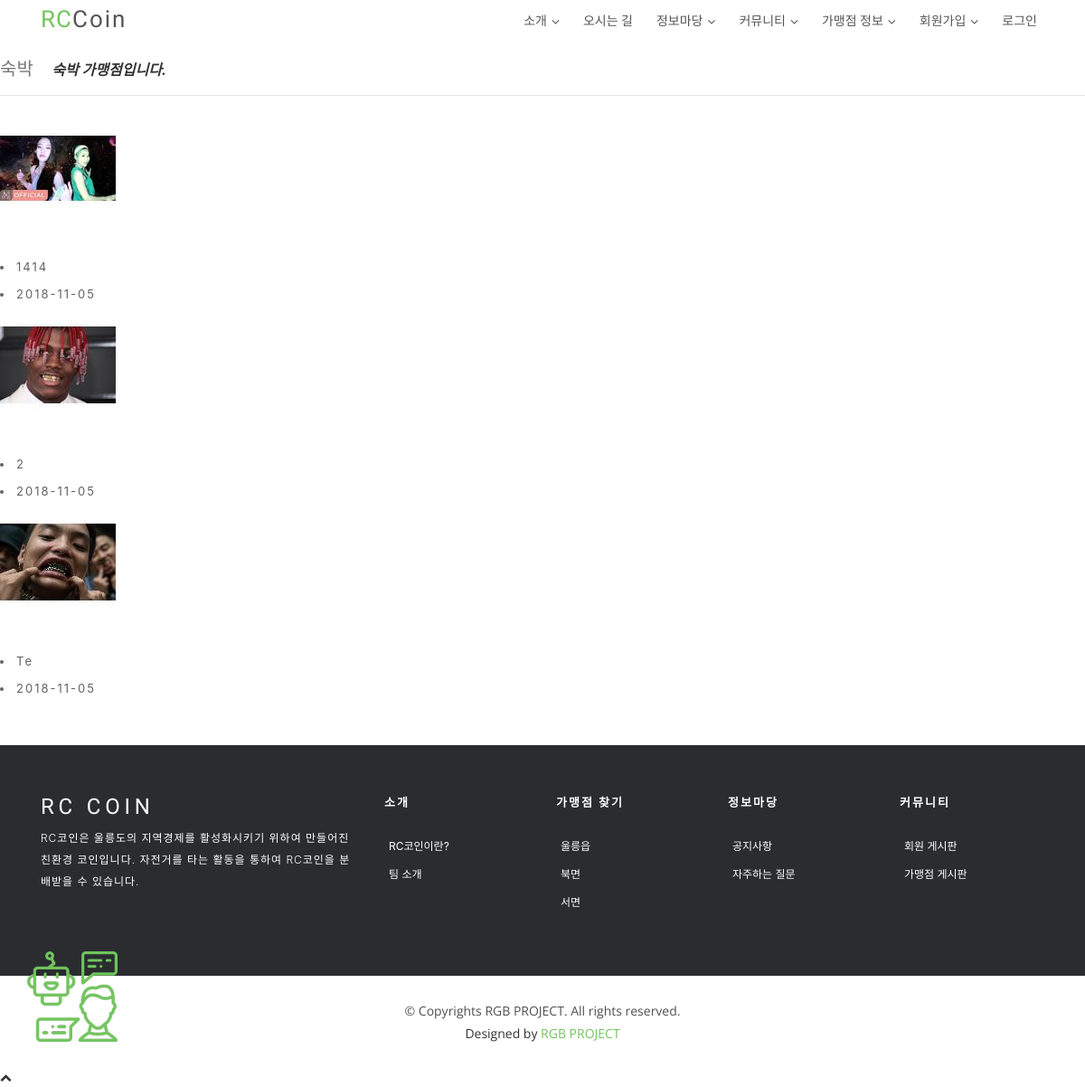
/photo/album/1/, run on the app's committed database.
### photo/models.py (models this page shows, shortened)
@python_2_unicode_compatible
class Album(models.Model):
    name = models.CharField(max_length=50)
    description = models.CharField('One Line Description', max_length=100, blank=True)
    class Meta:
        ordering = ['name']

@python_2_unicode_compatible
class Photo(models.Model):
    album = models.ForeignKey('Album', on_delete=models.CASCADE)
    title = models.CharField(max_length=50)
    image = ThumbnailImageField(upload_to='photo/%Y/%m')
    description = models.TextField('Photo Description', blank=True)
    upload_date = models.DateTimeField('Upload Date', auto_now_add=True)
    class Meta:
        ordering = ['title']
    def get_absolute_url(self):
        return reverse('photo:photo_detail', args=(self.id,))

### photo/views.py (the view)
# urls.py: url(r'^album/(?P<pk>\d+)/$', AlbumDV.as_view(), name='album_detail'),
class AlbumDV(DetailView):
    model = Album

### photo/fields.py (called while the page is built)
def _add_thumb(s):
    parts = s.split(".")
    parts.insert(-1, "thumb")
    if parts[-1].lower() not in ['jpeg','jpg']:
        parts[-1]='jpg'
    return ".".join(parts)

    def _get_thumb_url(self):
        return _add_thumb(self.url)

### photo/templates/photo/album_detail.html (shortened to what this page needs)
{% extends '../base.html' %}
{% load staticfiles %}
{% block content %}
{% block extrastyle %}{% static "photo/photo.css" %}{% endblock %}
<section id="hero">
<div id="content">
    <h2 style="display:inline">{{ object.name }}</h2>
    &emsp;<b><i>{{ object.description }}</i></b>
    <hr/>
    <div class="album-detail">
        {% for photo in object.photo_set.all %}
        <div class="album-detail-photo">
            <a href="{{ photo.get_absolute_url }}">
            <img class="thumbnail" src="{{ photo.image.thumb_url }}" />
            </a>
            <li>{{ photo.title }}</li>
            <li>{{ photo.upload_date|date:"Y-m-d" }}</li>
        </div>
        {% endfor %}
    </div>
</div>
</section>
{% endblock content %}

### static/css/style.css (style rules this page uses)
body { background-color: #fff; color: #333; }
h1, h2, h3, h4, h5, h6 { margin: 0; }
h2 { color: #000; font-weight: 600; }
a { letter-spacing: 2px; text-decoration: none; }
li { color: #626262; font-size: 13px; font-weight: 400; letter-spacing: 2px; line-height: 30px; text-transform: capitalize; }
#hero { width: 100%; height: calc(100vh - 40px); background: url(../img/hero-bg.png) center bottom no-repeat; background-size: 100%; position: relative; margin-top: 40px; }
@media (min-width: 1025px) { #hero { background-attachment: fixed; } }
#hero h2 { color: #777; margin-bottom: 30px; font-size: 20px; font-family: "Roboto", sans-serif; font-weight: 300; }
#hero img { max-width: 95%; margin-bottom: 30px; }

### data on the page
Album: name "숙박", description "숙박 가맹점입니다."
Photo: shows a picture, title "1414", upload_date "2018-11-05"
Photo: shows a picture, title "2", upload_date "2018-11-05"
Photo: shows a picture, title "Te", upload_date "2018-11-05"
